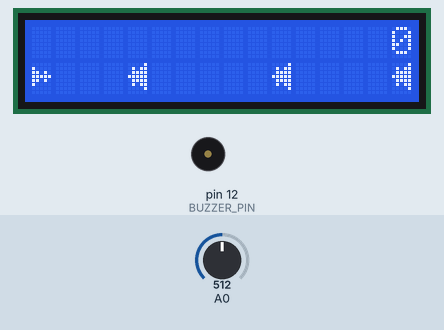
Bench run of a sketch on a simulated Arduino Uno, built with avr-gcc and run on an emulated ATmega328P. Parts: 16×2 character LCD, buzzer (waves = sounding). The inputs (shaded band) are chosen by the test bench; at power-on: A0 = 512. Random numbers use the default seed unless the sketch sets one; EEPROM starts erased. At 6.3 s the program stops and its outputs stay as they are.

Above: at 3.07 s.
3.1 s: A0 set to 586
At 5.1 s:
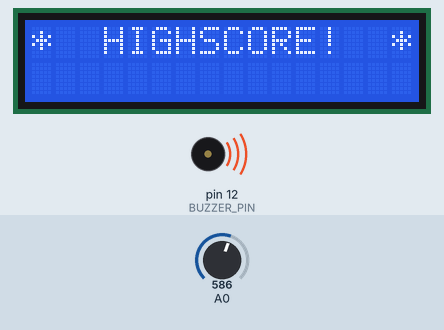
5.2 s: A0 set to 610
At 7.4 s:
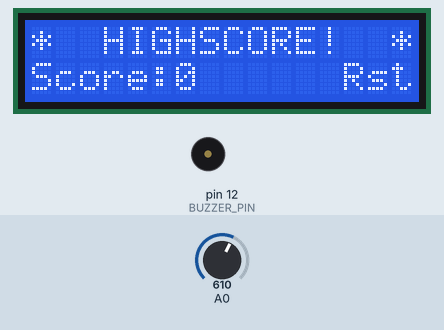
Timing chart, 0 to 7.8 s (numbered marks = the images above; inputs shaded):
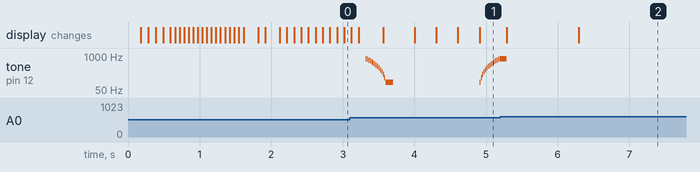

Measured:
- the behaviour switches between 600 and 601 on A0 (found by bisection; images 1 and 2)

The sketch:

scroller2.ino
```cpp
// (licence header left out)
#include <TimedAction.h>    // Handling the timing of events
#include <EEPROM.h>         // Saving highscore (and settings) to EEPROM
#include <LiquidCrystal.h>  // Handling the LCD

LiquidCrystal lcd(8,9,4,5,6,7); // Initialize the LCD

#define BTN_UP 4
#define BTN_DOWN 3
#define BTN_LEFT 2
#define BTN_RIGHT 5
#define BTN_SELECT 1
#define BTN_NONE 0

#define BUZZER_PIN 12
#define DEF_FREQ 700

#define SCORE_LINE 0

#define LCD_COLS 16
#define LCD_ROWS 2

#define POS_X 0
#define POS_Y 1

#define POS_X_MIN 0
#define POS_X_MAX LCD_COLS -1
#define POS_Y_MIN 0
#define POS_Y_MAX LCD_ROWS -1

#define MAX_ENEMIES 7
#define MAX_BULLETS 4

#define NEW_ENEMY_PROBABILITY 25

#define DEBUG 1
#define ENABLE_SOUND_BY_DEFAULT 1
#define ENABLE_HOLD 1

#define CHAR_PLAYER 0
#define CHAR_ENEMY 1
#define CHAR_BULLET 2

#define VERSION "v2.0"

// Define some nice "sprites"

byte playerChar[8] = {
  B00000,
  B10000,
  B11010,
  B11111,
  B11010,
  B10000,
  B00000,
};

byte bulletChar[8] = {
  B00000,
  B00000,
  B00100,
  B01110,
  B00100,
  B00000,
  B00000,
};

byte enemyChar[8] = {
  B00001,
  B01011,
  B01111,
  B11111,
  B01111,
  B01011,
  B00001,
};

class Enemy {
  int *x, *y;
  //int x,y;
  public:
  int getx();
  int gety();
  Enemy(int);
  Enemy(int,int);
  ~Enemy();
  void moveLeft();
  void moveRight();
};

Enemy::Enemy(int sety) {
  x = new int;
  y = new int;
  *x = 15;
  *y = sety;
}

Enemy::Enemy(int setx, int sety) {
  x = new int;
  y = new int;
  *x = setx;
  *y = sety;
}

Enemy::~Enemy() {
  delete x;
  delete y;
}

void Enemy::moveLeft() { *x = *x - 1; }

void Enemy::moveRight() { *x = *x + 1; }

int Enemy::getx() { return *x; }

int Enemy::gety() { return *y; }

//int level=0;

int playerPos[2] = {0,1};

int score = 0;
int scoreDisplay = 0;
int highscore;

int buzzEnable = ENABLE_SOUND_BY_DEFAULT;

Enemy* enemy[MAX_ENEMIES];
int exist[MAX_ENEMIES];

Enemy* bullet[MAX_BULLETS];
int bullet_exists[MAX_BULLETS];

// Initialize timed actions
TimedAction checkForInput = TimedAction( 20, saveButtonState );
TimedAction drawScreen = TimedAction( 100, updateScreen );
TimedAction detectCollision = TimedAction( 50, checkCollision );
TimedAction playerLogics = TimedAction( 100, movePlayer );
TimedAction bulletLogics = TimedAction( 100, moveBullets );
TimedAction enemyLogics = TimedAction( 100, moveEnemies );

// Initialize buttons
int currentButton = 0;
int lastButton = 0;

void setup() {
  // Upload custom chars to display
  lcd.createChar( CHAR_PLAYER, playerChar );
  lcd.createChar( CHAR_BULLET, bulletChar );
  lcd.createChar( CHAR_ENEMY, enemyChar );

  // Initialize hardware
  lcd.begin( LCD_COLS, LCD_ROWS );
  Serial.begin( 9600 );
  highscore = EEPROM.read( 200 ) * 255; // Read multiplier
  highscore += EEPROM.read( 201); // Add remainder

  welcome( 1 );

  for ( int c=0; c<MAX_ENEMIES; c++ ) exist[ c ] = 0;
  for ( int c=0; c<MAX_BULLETS; c++ ) bullet_exists[ c ] = 0;

  randomSeed( analogRead( 2 ) );
}

void loop() {
  // Logics

  playerLogics.check();
  enemyLogics.check();
  bulletLogics.check();
  checkForInput.check();
  detectCollision.check();

  drawScreen.check();
}

// Player logic

void movePlayer() {
  int cur;

  if ( ENABLE_HOLD ) cur = currentButton;
  else cur = getSingleButton();

  switch ( cur ) {
    case BTN_UP:
    playerPos[ POS_Y ]--;
    break;

    case BTN_DOWN:
    playerPos[ POS_Y ]++;
    break;

    case BTN_LEFT:
    playerPos[ POS_X ]--;
    break;

    case BTN_RIGHT:
    playerPos[ POS_X ]++;
    break;

    case BTN_SELECT:
    createBullet();
    break;
  }

  if ( playerPos[ POS_Y ] < POS_Y_MIN ) playerPos[ POS_Y ] = POS_Y_MIN;
  else if ( playerPos[ POS_X ] < POS_X_MIN ) playerPos[ POS_X ] = POS_X_MIN;
  else if ( playerPos[ POS_Y ] > POS_Y_MAX ) playerPos[ POS_Y ] = POS_Y_MAX;
  else if ( playerPos[ POS_X ] > POS_X_MAX ) playerPos[ POS_X ] = POS_X_MAX;

}

void saveButtonState() {
  currentButton = getButton();
}

int getSingleButton() {
  int cb = getButton();
  if ( lastButton != cb ) {
    lastButton = cb;
    return cb;
  } else return 0;
}

// Bullets logic

void createBullet() {
  for ( int c = 0; c < MAX_BULLETS; c++ ) {
    if ( !bullet_exists[c] ) {
      bullet[c] = new Enemy( playerPos[POS_X] + 1, playerPos[POS_Y] );
      bullet_exists[c] = 1;
      buzzer();
      break;
    }
  }
}

void destroyBullet(int id) {
  delete bullet[id];
  bullet_exists[id] = 0;
}

void moveBullets() {
  for ( int c = 0; c < MAX_BULLETS; c++ ) {
    if ( bullet_exists[c] ) {
      bullet[c]->moveRight();
      if ( bullet[c]->getx() > POS_X_MAX ) {
        destroyBullet( c );
      }
    }
  }
}

// Enemy logic

void drawEnemies() {
  for(int c=0; c<MAX_ENEMIES; c++) {
    if(exist[c]) {
      lcd.setCursor( enemy[c]->getx(), enemy[c]->gety() );
      //lcd.print("*");
      lcd.write( byte( CHAR_ENEMY ) );
    }
  }
}

void moveEnemies() {
  // Move all enemies
  for(int c=0; c < MAX_ENEMIES; c++) {
    if (exist[c]) {
      enemy[c]->moveLeft();
      if (enemy[c]->getx() < POS_X_MIN) { // If enemy moves out of screen, kill it
        delete enemy[c];
        exist[c] = 0;
        score -= 5;
      }
    }
  }

  // Create new enemies
  int rand = random( 1, 100 );
  if( rand < NEW_ENEMY_PROBABILITY ) {
    rand = random( POS_Y_MIN, POS_Y_MAX + 1 );
    for (int c = 0; c < MAX_ENEMIES; c++) {
      if (!exist[c]) {
        enemy[c] = new Enemy(rand);
        exist[c] = 1;
        break;
      }
    }
  }
}

// Game logic

void endgame() {
  lcd.noDisplay();
  buzzdrop();
  delay(300);
  lcd.display();
  delay(300);
  lcd.noDisplay();
  delay(300);
  lcd.display();
  delay(300);
  lcd.noDisplay();
  lcd.clear();
  lcd.display();
  if (score > highscore) {
    int mult;
    int remain;
    mult = score / 255;
    remain = score % 255;
    EEPROM.write(200, mult);
    EEPROM.write(201, remain);
    lcd.print("*  HIGHSCORE!  *");
    buzzdrop(1);
  } else {
    lcd.print("    You lose");
  }
  sc(0,1);
  lcd.print("Score:");
  lcd.print(score);
  delay(1000);
  sc(13,1);
  lcd.print("Rst");
  while(1);
}

void checkCollision() {
  // Collisions between player and enemy
  for(int c=0; c<MAX_ENEMIES; c++) if(exist[c]) if( (enemy[c]->getx() == playerPos[POS_X]) && (enemy[c]->gety() == playerPos[POS_Y])) endgame();

  for(int c=0; c<MAX_ENEMIES; c++) if(exist[c]) {
    for (int b=0; b<MAX_BULLETS; b++) if(bullet_exists[b]) {
      if( (bullet[b]->getx() == enemy[c]->getx() ) && (bullet[b]->gety() == enemy[c]->gety() ) ) {
        bulletEnemyCollision( b, c );
      }
      if( (bullet[b]->getx()+1 == enemy[c]->getx() ) && (bullet[b]->gety() == enemy[c]->gety() ) ) {
        bulletEnemyCollision( b, c );
      }
    }
  }
}

void bulletEnemyCollision(int b, int c) {
  destroyBullet(b);

  delete enemy[c];
  exist[c] = 0;
  buzzer(800, 50, 2);
  score += 3;
}

void sc() {
  lcd.setCursor(0,1);
}

void sc(int col, int row) {
  lcd.setCursor(col, row);
}

int getButton() {
  int val = getVal();
  if (val > 750) return 0; // No button
  else if (val > 600) return 1; // Select
  else if (val > 350) return 2; // Left
  else if (val > 200) return 3; // Down
  else if (val > 100) return 4; // Up
  else return 5; // Right
}

int getVal() {
  if (analogRead(0)>1000) delay(10);
  return analogRead(0);
}

// Graphics

void updateScreen() {
  lcd.clear();
  drawPlayer();
  drawEnemies();
  drawBullets();
  drawScore();
}

void drawScore() {
  if ( scoreDisplay < 10 ) lcd.setCursor( 15, SCORE_LINE );
  else if ( scoreDisplay < 100 ) lcd.setCursor( 14, SCORE_LINE );
  else if ( scoreDisplay < 1000 ) lcd.setCursor( 13, SCORE_LINE );
  else if ( scoreDisplay < 10000 ) lcd.setCursor( 12, SCORE_LINE );
  else {
    lcd.setCursor( 13, SCORE_LINE );
    lcd.print( ">9K!" );
    return;
  }
  //sc(15,0);
  //lcd.rightToLeft();
  lcd.print( scoreDisplay );

  if ( scoreDisplay < score ) scoreDisplay++;
  else if ( scoreDisplay > score ) scoreDisplay--;
  //lcd.leftToRight();
}

void drawBullets() {
  for (int c=0; c<MAX_BULLETS; c++) {
    if (bullet_exists[c]) {
      lcd.setCursor( bullet[c]->getx(), bullet[c]->gety() );
      //lcd.print("-");
      lcd.write( byte( CHAR_BULLET ) );
    }
  }
}

void drawPlayer() {
  lcd.setCursor(playerPos[POS_X], playerPos[POS_Y]);
  //lcd.print(">");
  lcd.write(byte(CHAR_PLAYER));
}

void buzzer() {
  buzzer(DEF_FREQ);
}

void buzzer(int freq) {
  buzzer(freq, 50);
}

void buzzer(int freq, int length) {
  if(buzzEnable) tone(BUZZER_PIN, freq);
  delay(length);
  noTone(BUZZER_PIN);
}

void buzzer(int freq, int length, int rep) {
  for (int c = 0; c < rep; c++) {
    if(buzzEnable) tone(BUZZER_PIN, freq);
    delay(length/2);
    noTone(BUZZER_PIN);
    delay(length/2);
  }
}

void buzzdrop() {
  for (int c = 800; c > 100; c-=50) {
    if(buzzEnable) tone(BUZZER_PIN, c);
    delay(10);
    noTone(BUZZER_PIN);
    delay(10);
  }
  tone(BUZZER_PIN, 100);
  delay(100);
  noTone(BUZZER_PIN);
}

void buzzdrop(int rev) {
  for (int c = 100; c < 800; c+=50) {
    if(buzzEnable) tone(BUZZER_PIN, c);
    delay(10);
    noTone(BUZZER_PIN);
    delay(10);
  }
  tone(BUZZER_PIN, 800);
  delay(100);
  noTone(BUZZER_PIN);
}

void welcome(int val) {
  if ( getButton() == BTN_SELECT ) {
    lcd.clear();
    lcd.print("Clear EEPROM?");
    sc();
    lcd.print("Up to clear");
    while( getButton() == BTN_SELECT || !getButton() );
    if( getButton() == BTN_UP ) {
      EEPROM.write(200, 0);
      EEPROM.write(201, 0);
      lcd.clear();
      lcd.print("EEPROM cleared");
      buzzer(700, 30, 3);
    } else {
      lcd.clear();
      lcd.print("Cancelled");
      buzzer(700, 30, 2);
    }
    delay(1000);
  } else if ( getButton() == BTN_DOWN ) {
    buzzEnable = !buzzEnable;
    lcd.clear();
    if ( buzzEnable ) lcd.print("Sound on");
    else lcd.print("Sound off");
    delay(1000);
  }
  lcd.clear();
  lcd.print(">           *");
  sc();
  lcd.print("        *");
  delay(100);
  lcd.clear();
  lcd.print(">-         *");
  sc();
  lcd.print("       *");
  delay(100);
  lcd.clear();
  lcd.print("> -       *");
  sc();
  lcd.print("      *");
  delay(100);
  lcd.clear();
  lcd.print("  -      *");
  sc();
  lcd.print(">-   *");
  delay(100);
  lcd.clear();
  lcd.print("   -    *");
  sc();
  lcd.print("> - *");
  delay(100);
  lcd.clear();
  lcd.print("    -  *");
  sc();
  lcd.print("> ");
  delay(60);
  lcd.clear();
  lcd.print("     -*");
  sc();
  lcd.print(" > ");
  delay(60);
  lcd.clear();
  sc();
  lcd.print("  > ");
  delay(60);
  lcd.clear();
  sc();
  lcd.print("   > ");
  delay(60);
  lcd.clear();
  sc();
  lcd.print("    > ");
  delay(60);
  lcd.clear();
  sc();
  lcd.print("    S> ");
  delay(60);
  lcd.clear();
  sc();
  lcd.print("    SC> ");
  delay(60);
  lcd.clear();
  sc();
  lcd.print("    SCR> ");
  delay(60);
  lcd.clear();
  sc();
  lcd.print("    SCRO> ");
  delay(60);
  lcd.clear();
  sc();
  lcd.print("    SCROL> ");
  delay(60);
  lcd.clear();
  sc();
  lcd.print("    SCROLL> ");
  delay(60);
  lcd.clear();
  sc();
  lcd.print("    SCROLLE> ");
  delay(60);
  lcd.clear();
  sc();
  lcd.print("    SCROLLER> ");
  delay(60);
  lcd.clear();
  sc();
  lcd.print("    SCROLLER >");
  delay(60);
  lcd.clear();
  sc();
  lcd.print("    SCROLLER  >");
  delay(60);
  lcd.clear();
  sc();
  lcd.print("    SCROLLER   >");
  delay(60);
  lcd.clear();
  sc();
  lcd.print("    SCROLLER    ");
  delay(200);
  sc(12,0);
  lcd.print(VERSION);
  sc(0,0);
  lcd.print("HIGH:");
  sc(5,0);
  lcd.print(highscore);
  while( !getButton() );
}
```
